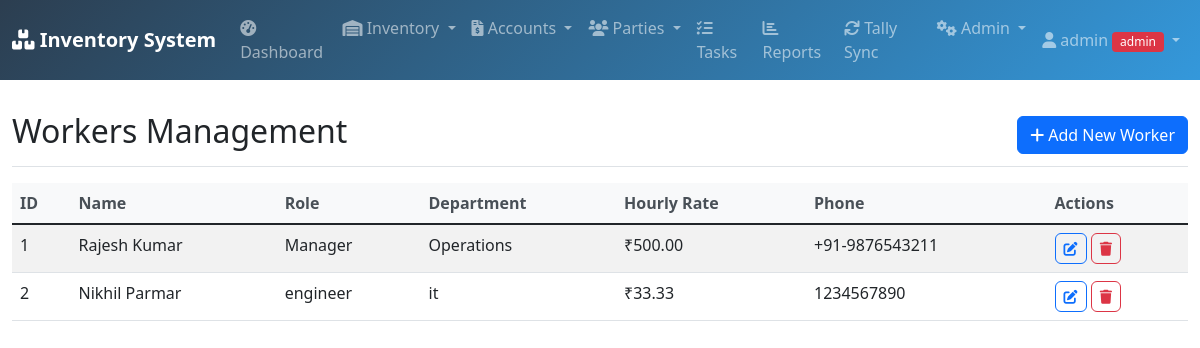
The page /workers (signed in) on the database its author committed.
### database.py (models this page shows, shortened)
class User(UserMixin, db.Model):
    id = db.Column(db.Integer, primary_key=True)
    username = db.Column(db.String(80), unique=True, nullable=False)
    password = db.Column(db.String(120), nullable=False)
    role = db.Column(db.String(20), default='user')
    email = db.Column(db.String(120))
    phone = db.Column(db.String(20))
    created_date = db.Column(db.DateTime, default=datetime.utcnow)
    is_active = db.Column(db.Boolean, default=True)

class Employee(db.Model):
    id = db.Column(db.Integer, primary_key=True)
    name = db.Column(db.String(100), nullable=False)
    role = db.Column(db.String(50))
    department = db.Column(db.String(50))
    hourly_rate = db.Column(db.Float, default=0)
    phone = db.Column(db.String(20))
    email = db.Column(db.String(100))
    address = db.Column(db.Text)
    join_date = db.Column(db.DateTime, default=datetime.utcnow)

### app.py (the view)
@app.route('/workers')
@login_required
def workers():
    try:
        all_workers = Employee.query.all()
        return render_template('workers.html', workers=all_workers, format_currency=format_currency)
    except Exception as e:
        flash(f'Error loading workers: {str(e)}', 'danger')
        return render_template('workers.html', workers=[], format_currency=format_currency)

### app.py (called while the page is built)
@login_manager.user_loader
def load_user(user_id):
    return User.query.get(int(user_id))

def format_currency(amount):
    return f"₹{amount:,.2f}"

### templates/workers.html (shortened to what this page needs)
{% extends "base.html" %}
{% block content %}
<div class="d-flex justify-content-between flex-wrap flex-md-nowrap align-items-center pt-3 pb-2 mb-3 border-bottom">
    <h1 class="h2">Workers Management</h1>
    <button type="button" class="btn btn-primary" data-bs-toggle="modal" data-bs-target="#addWorkerModal">
        <i class="fas fa-plus"></i> Add New Worker
    </button>
</div>
<div class="table-responsive">
    <table class="table table-striped table-hover">
        <thead>
            <tr>
                <th>ID</th>
                <th>Name</th>
                <th>Role</th>
                <th>Department</th>
                <th>Hourly Rate</th>
                <th>Phone</th>
                <th>Actions</th>
            </tr>
        </thead>
        <tbody>
            {% for worker in workers %}
            <tr>
                <td>{{ worker.id }}</td>
                <td>{{ worker.name }}</td>
                <td>{{ worker.role or '-' }}</td>
                <td>{{ worker.department or '-' }}</td>
                <td>{{ format_currency(worker.hourly_rate) }}</td>
                <td>{{ worker.phone or '-' }}</td>
                <td>
                    <button type="button" class="btn btn-sm btn-outline-primary" data-bs-toggle="modal" data-bs-target="#editWorkerModal{{ worker.id }}">
                        <i class="fas fa-edit"></i>
                    </button>
                    <a href="{{ url_for('delete_worker', worker_id=worker.id) }}" class="btn btn-sm btn-outline-danger" onclick="return confirm('Are you sure you want to delete this worker?')">
                        <i class="fas fa-trash"></i>
                    </a>
                </td>
            </tr>
            {% endfor %}
        </tbody>
    </table>
</div>
{% endblock %}

### templates/base.html (shortened to what this page needs)
<!DOCTYPE html>
<html lang="en">
<head>
    <link href="https://cdn.jsdelivr.net/npm/bootstrap@5.1.3/dist/css/bootstrap.min.css" rel="stylesheet">
    <link href="https://cdnjs.cloudflare.com/ajax/libs/font-awesome/6.0.0/css/all.min.css" rel="stylesheet">
    <link href="{{ url_for('static', filename='style.css') }}" rel="stylesheet">
</head>
<body>
    <nav class="navbar navbar-expand-lg navbar-dark bg-dark">
        <div class="container-fluid">
            <a class="navbar-brand" href="{{ url_for('dashboard') }}">
                <i class="fas fa-boxes"></i> Inventory System
            </a>
            <div class="collapse navbar-collapse" id="navbarNav">
                <ul class="navbar-nav me-auto">
                    {% if current_user.is_authenticated %}
                    <li class="nav-item">
                        <a class="nav-link" href="{{ url_for('dashboard') }}">
                            <i class="fas fa-tachometer-alt"></i> Dashboard
                        </a>
                    </li>
                    <li class="nav-item dropdown">
                        <a class="nav-link dropdown-toggle" href="#" id="inventoryDropdown" role="button" data-bs-toggle="dropdown">
                            <i class="fas fa-warehouse"></i> Inventory
                        </a>
                    </li>
                    <li class="nav-item dropdown">
                        <a class="nav-link dropdown-toggle" href="#" id="accountsDropdown" role="button" data-bs-toggle="dropdown">
                            <i class="fas fa-file-invoice-dollar"></i> Accounts
                        </a>
                    </li>
                    <li class="nav-item dropdown">
                        <a class="nav-link dropdown-toggle" href="#" id="partiesDropdown" role="button" data-bs-toggle="dropdown">
                            <i class="fas fa-users"></i> Parties
                        </a>
                    </li>
                    <li class="nav-item">
                        <a class="nav-link" href="{{ url_for('tasks') }}">
                            <i class="fas fa-tasks"></i> Tasks
                        </a>
                    </li>
                    <li class="nav-item">
                        <a class="nav-link" href="{{ url_for('reports') }}">
                            <i class="fas fa-chart-bar"></i> Reports
                        </a>
                    </li>
                    <li class="nav-item">
                        <a class="nav-link" href="{{ url_for('tally_sync') }}">
                            <i class="fas fa-sync"></i> Tally Sync
                        </a>
                    </li>
                    {% if current_user.role == 'admin' %}
                    <li class="nav-item dropdown">
                        <a class="nav-link dropdown-toggle" href="#" id="adminDropdown" role="button" data-bs-toggle="dropdown">
                            <i class="fas fa-cogs"></i> Admin
                        </a>
                    </li>
                    {% endif %}
                    {% endif %}
                </ul>
                <ul class="navbar-nav">
                    {% if current_user.is_authenticated %}
                    <li class="nav-item dropdown">
                        <a class="nav-link dropdown-toggle" href="#" id="userDropdown" role="button" data-bs-toggle="dropdown">
                            <i class="fas fa-user"></i> {{ current_user.username }}
                            <span class="badge bg-{% if current_user.role == 'admin' %}danger{% else %}info{% endif %}">
                                {{ current_user.role }}
                            </span>
                        </a>
                    </li>
                    {% else %}
                    <li class="nav-item">
                        <a class="nav-link" href="{{ url_for('login') }}">
                            <i class="fas fa-sign-in-alt"></i> Login
                        </a>
                    </li>
                    {% endif %}
                </ul>
            </div>
        </div>
    </nav>
    <div class="container-fluid mt-3">
        {% block content %}{% endblock %}
    </div>
</body>
</html>

### static/style.css (style rules this page uses)
.table th { border-top: none; font-weight: 600; color: #495057; background-color: #f8f9fa; }
.badge { font-size: 0.75em; font-weight: 500; }
.btn { border-radius: 0.375rem; font-weight: 500; transition: all 0.2s; }
.navbar-brand { font-weight: 700; }
.navbar-dark { background: linear-gradient(135deg, #2c3e50 0%, #3498db 100%) !important; }

### rows shown on the page
User: username "admin", role "admin"
Employee: id "1", name "Rajesh Kumar", role "Manager", department "Operations", hourly_rate "₹500.00", phone "+91-9876543211"
Employee: id "2", name "Nikhil Parmar", role "engineer", department "it", hourly_rate "₹33.33", phone "1234567890"
